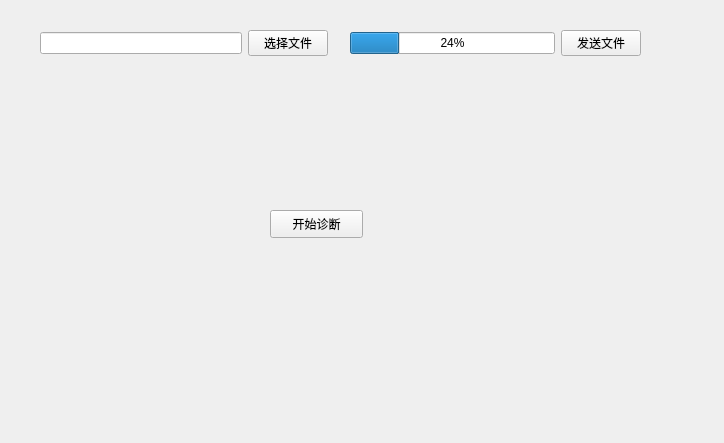
<?xml version="1.0" encoding="UTF-8"?>
<ui version="4.0">
 <class>FaultDiagnosis</class>
 <widget class="QWidget" name="FaultDiagnosis">
  <property name="geometry">
   <rect>
    <x>0</x>
    <y>0</y>
    <width>724</width>
    <height>443</height>
   </rect>
  </property>
  <property name="windowTitle">
   <string>Form</string>
  </property>
  <widget class="QPushButton" name="pushButton_startDiagnosis">
   <property name="geometry">
    <rect>
     <x>270</x>
     <y>210</y>
     <width>93</width>
     <height>28</height>
    </rect>
   </property>
   <property name="text">
    <string>开始诊断</string>
   </property>
  </widget>
  <widget class="QWidget" name="widget" native="true">
   <property name="geometry">
    <rect>
     <x>40</x>
     <y>20</y>
     <width>288</width>
     <height>46</height>
    </rect>
   </property>
   <layout class="QHBoxLayout" name="horizontalLayout">
    <item>
     <widget class="QLineEdit" name="filepath"/>
    </item>
    <item>
     <widget class="QPushButton" name="pushButton_chooseFile">
      <property name="text">
       <string>选择文件</string>
      </property>
     </widget>
    </item>
   </layout>
  </widget>
  <widget class="QWidget" name="widget_2" native="true">
   <property name="geometry">
    <rect>
     <x>350</x>
     <y>20</y>
     <width>291</width>
     <height>46</height>
    </rect>
   </property>
   <layout class="QHBoxLayout" name="horizontalLayout_2">
    <item>
     <widget class="QProgressBar" name="progressBar">
      <property name="value">
       <number>24</number>
      </property>
     </widget>
    </item>
    <item>
     <widget class="QPushButton" name="pushButton_sendFile">
      <property name="text">
       <string>发送文件</string>
      </property>
     </widget>
    </item>
   </layout>
  </widget>
 </widget>
 <resources/>
 <connections/>
</ui>
